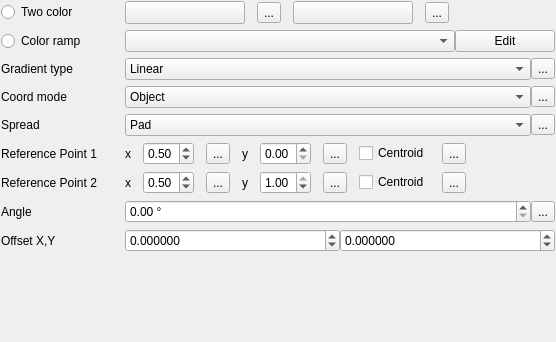
<?xml version="1.0" encoding="UTF-8"?>
<ui version="4.0">
 <class>WidgetGradientFill</class>
 <widget class="QWidget" name="WidgetGradientFill">
  <property name="geometry">
   <rect>
    <x>0</x>
    <y>0</y>
    <width>556</width>
    <height>342</height>
   </rect>
  </property>
  <property name="windowTitle">
   <string>Form</string>
  </property>
  <layout class="QGridLayout" name="gridLayout">
   <property name="horizontalSpacing">
    <number>28</number>
   </property>
   <property name="margin">
    <number>1</number>
   </property>
   <item row="4" column="1">
    <layout class="QHBoxLayout" name="horizontalLayout_5">
     <item>
      <widget class="QComboBox" name="cboGradientSpread">
       <item>
        <property name="text">
         <string>Pad</string>
        </property>
       </item>
       <item>
        <property name="text">
         <string>Repeat</string>
        </property>
       </item>
       <item>
        <property name="text">
         <string>Reflect</string>
        </property>
       </item>
      </widget>
     </item>
     <item>
      <widget class="QgsDataDefinedButton" name="mSpreadDDBtn">
       <property name="text">
        <string>...</string>
       </property>
      </widget>
     </item>
    </layout>
   </item>
   <item row="2" column="1">
    <layout class="QHBoxLayout" name="horizontalLayout_4">
     <item>
      <widget class="QComboBox" name="cboGradientType">
       <item>
        <property name="text">
         <string>Linear</string>
        </property>
       </item>
       <item>
        <property name="text">
         <string>Radial</string>
        </property>
       </item>
       <item>
        <property name="text">
         <string>Conical</string>
        </property>
       </item>
      </widget>
     </item>
     <item>
      <widget class="QgsDataDefinedButton" name="mGradientTypeDDBtn">
       <property name="text">
        <string>...</string>
       </property>
      </widget>
     </item>
    </layout>
   </item>
   <item row="5" column="1">
    <layout class="QHBoxLayout" name="horizontalLayout_6">
     <property name="spacing">
      <number>12</number>
     </property>
     <item>
      <widget class="QLabel" name="label_5">
       <property name="text">
        <string>x</string>
       </property>
      </widget>
     </item>
     <item>
      <widget class="QDoubleSpinBox" name="spinRefPoint1X">
       <property name="maximum">
        <double>1.000000000000000</double>
       </property>
       <property name="singleStep">
        <double>0.200000000000000</double>
       </property>
       <property name="value">
        <double>0.500000000000000</double>
       </property>
      </widget>
     </item>
     <item>
      <widget class="QgsDataDefinedButton" name="mRefPoint1XDDBtn">
       <property name="text">
        <string>...</string>
       </property>
      </widget>
     </item>
     <item>
      <widget class="QLabel" name="label_7">
       <property name="text">
        <string>y</string>
       </property>
      </widget>
     </item>
     <item>
      <widget class="QDoubleSpinBox" name="spinRefPoint1Y">
       <property name="maximum">
        <double>1.000000000000000</double>
       </property>
       <property name="singleStep">
        <double>0.200000000000000</double>
       </property>
      </widget>
     </item>
     <item>
      <widget class="QgsDataDefinedButton" name="mRefPoint1YDDBtn">
       <property name="text">
        <string>...</string>
       </property>
      </widget>
     </item>
     <item>
      <widget class="QCheckBox" name="checkRefPoint1Centroid">
       <property name="text">
        <string>Centroid</string>
       </property>
      </widget>
     </item>
     <item>
      <widget class="QgsDataDefinedButton" name="mRefPoint1CentroidDDBtn">
       <property name="text">
        <string>...</string>
       </property>
      </widget>
     </item>
     <item>
      <spacer name="horizontalSpacer_2">
       <property name="orientation">
        <enum>Qt::Horizontal</enum>
       </property>
       <property name="sizeHint" stdset="0">
        <size>
         <width>40</width>
         <height>20</height>
        </size>
       </property>
      </spacer>
     </item>
    </layout>
   </item>
   <item row="10" column="0">
    <spacer name="verticalSpacer">
     <property name="orientation">
      <enum>Qt::Vertical</enum>
     </property>
     <property name="sizeHint" stdset="0">
      <size>
       <width>20</width>
       <height>40</height>
      </size>
     </property>
    </spacer>
   </item>
   <item row="9" column="0">
    <widget class="QLabel" name="label_6">
     <property name="text">
      <string>Offset X,Y</string>
     </property>
    </widget>
   </item>
   <item row="9" column="1">
    <layout class="QHBoxLayout" name="horizontalLayout">
     <item>
      <widget class="QgsDoubleSpinBox" name="spinOffsetX">
       <property name="sizePolicy">
        <sizepolicy hsizetype="Minimum" vsizetype="Fixed">
         <horstretch>1</horstretch>
         <verstretch>0</verstretch>
        </sizepolicy>
       </property>
       <property name="decimals">
        <number>6</number>
       </property>
       <property name="minimum">
        <double>-999.000000000000000</double>
       </property>
       <property name="maximum">
        <double>999.000000000000000</double>
       </property>
       <property name="singleStep">
        <double>0.200000000000000</double>
       </property>
      </widget>
     </item>
     <item>
      <widget class="QgsDoubleSpinBox" name="spinOffsetY">
       <property name="sizePolicy">
        <sizepolicy hsizetype="Minimum" vsizetype="Fixed">
         <horstretch>1</horstretch>
         <verstretch>0</verstretch>
        </sizepolicy>
       </property>
       <property name="decimals">
        <number>6</number>
       </property>
       <property name="minimum">
        <double>-999.000000000000000</double>
       </property>
       <property name="maximum">
        <double>999.000000000000000</double>
       </property>
       <property name="singleStep">
        <double>0.200000000000000</double>
       </property>
      </widget>
     </item>
     <item>
      <widget class="QgsUnitSelectionWidget" name="mOffsetUnitWidget" native="true">
       <property name="minimumSize">
        <size>
         <width>0</width>
         <height>0</height>
        </size>
       </property>
      </widget>
     </item>
    </layout>
   </item>
   <item row="3" column="0">
    <widget class="QLabel" name="label_3">
     <property name="text">
      <string>Coord mode</string>
     </property>
    </widget>
   </item>
   <item row="0" column="1">
    <layout class="QHBoxLayout" name="horizontalLayout_2">
     <property name="spacing">
      <number>12</number>
     </property>
     <item>
      <widget class="QgsColorButtonV2" name="btnChangeColor">
       <property name="minimumSize">
        <size>
         <width>120</width>
         <height>0</height>
        </size>
       </property>
       <property name="maximumSize">
        <size>
         <width>120</width>
         <height>16777215</height>
        </size>
       </property>
       <property name="text">
        <string/>
       </property>
      </widget>
     </item>
     <item>
      <widget class="QgsDataDefinedButton" name="mStartColorDDBtn">
       <property name="text">
        <string>...</string>
       </property>
      </widget>
     </item>
     <item>
      <widget class="QgsColorButtonV2" name="btnChangeColor2">
       <property name="minimumSize">
        <size>
         <width>120</width>
         <height>0</height>
        </size>
       </property>
       <property name="maximumSize">
        <size>
         <width>120</width>
         <height>16777215</height>
        </size>
       </property>
       <property name="text">
        <string/>
       </property>
      </widget>
     </item>
     <item>
      <widget class="QgsDataDefinedButton" name="mEndColorDDBtn">
       <property name="text">
        <string>...</string>
       </property>
      </widget>
     </item>
     <item>
      <spacer name="horizontalSpacer">
       <property name="orientation">
        <enum>Qt::Horizontal</enum>
       </property>
       <property name="sizeHint" stdset="0">
        <size>
         <width>40</width>
         <height>20</height>
        </size>
       </property>
      </spacer>
     </item>
    </layout>
   </item>
   <item row="1" column="0">
    <widget class="QRadioButton" name="radioColorRamp">
     <property name="text">
      <string>Color ramp</string>
     </property>
    </widget>
   </item>
   <item row="1" column="1">
    <layout class="QHBoxLayout" name="horizontalLayout_8">
     <item>
      <widget class="QgsColorRampComboBox" name="cboGradientColorRamp"/>
     </item>
     <item>
      <widget class="QPushButton" name="mButtonEditRamp">
       <property name="maximumSize">
        <size>
         <width>100</width>
         <height>16777215</height>
        </size>
       </property>
       <property name="text">
        <string>Edit</string>
       </property>
      </widget>
     </item>
    </layout>
   </item>
   <item row="6" column="1">
    <layout class="QHBoxLayout" name="horizontalLayout_7">
     <property name="spacing">
      <number>12</number>
     </property>
     <item>
      <widget class="QLabel" name="label_9">
       <property name="text">
        <string>x</string>
       </property>
      </widget>
     </item>
     <item>
      <widget class="QDoubleSpinBox" name="spinRefPoint2X">
       <property name="maximum">
        <double>1.000000000000000</double>
       </property>
       <property name="singleStep">
        <double>0.200000000000000</double>
       </property>
       <property name="value">
        <double>0.500000000000000</double>
       </property>
      </widget>
     </item>
     <item>
      <widget class="QgsDataDefinedButton" name="mRefPoint2XDDBtn">
       <property name="text">
        <string>...</string>
       </property>
      </widget>
     </item>
     <item>
      <widget class="QLabel" name="label_10">
       <property name="text">
        <string>y</string>
       </property>
      </widget>
     </item>
     <item>
      <widget class="QDoubleSpinBox" name="spinRefPoint2Y">
       <property name="maximum">
        <double>1.000000000000000</double>
       </property>
       <property name="singleStep">
        <double>0.200000000000000</double>
       </property>
       <property name="value">
        <double>1.000000000000000</double>
       </property>
      </widget>
     </item>
     <item>
      <widget class="QgsDataDefinedButton" name="mRefPoint2YDDBtn">
       <property name="text">
        <string>...</string>
       </property>
      </widget>
     </item>
     <item>
      <widget class="QCheckBox" name="checkRefPoint2Centroid">
       <property name="text">
        <string>Centroid</string>
       </property>
      </widget>
     </item>
     <item>
      <widget class="QgsDataDefinedButton" name="mRefPoint2CentroidDDBtn">
       <property name="text">
        <string>...</string>
       </property>
      </widget>
     </item>
     <item>
      <spacer name="horizontalSpacer_3">
       <property name="orientation">
        <enum>Qt::Horizontal</enum>
       </property>
       <property name="sizeHint" stdset="0">
        <size>
         <width>40</width>
         <height>20</height>
        </size>
       </property>
      </spacer>
     </item>
    </layout>
   </item>
   <item row="5" column="0">
    <widget class="QLabel" name="label">
     <property name="text">
      <string>Reference Point 1</string>
     </property>
    </widget>
   </item>
   <item row="3" column="1">
    <layout class="QHBoxLayout" name="horizontalLayout_3">
     <item>
      <widget class="QComboBox" name="cboCoordinateMode">
       <item>
        <property name="text">
         <string>Object</string>
        </property>
       </item>
       <item>
        <property name="text">
         <string>Viewport</string>
        </property>
       </item>
      </widget>
     </item>
     <item>
      <widget class="QgsDataDefinedButton" name="mCoordinateModeDDBtn">
       <property name="text">
        <string>...</string>
       </property>
      </widget>
     </item>
    </layout>
   </item>
   <item row="2" column="0">
    <widget class="QLabel" name="label_2">
     <property name="text">
      <string>Gradient type</string>
     </property>
    </widget>
   </item>
   <item row="6" column="0">
    <widget class="QLabel" name="label_8">
     <property name="text">
      <string>Reference Point 2</string>
     </property>
    </widget>
   </item>
   <item row="0" column="0">
    <widget class="QRadioButton" name="radioTwoColor">
     <property name="text">
      <string>Two color</string>
     </property>
    </widget>
   </item>
   <item row="4" column="0">
    <widget class="QLabel" name="label_4">
     <property name="text">
      <string>Spread</string>
     </property>
    </widget>
   </item>
   <item row="7" column="1">
    <layout class="QHBoxLayout" name="horizontalLayout_9">
     <item>
      <widget class="QgsDoubleSpinBox" name="mSpinAngle">
       <property name="suffix">
        <string> °</string>
       </property>
       <property name="maximum">
        <double>360.000000000000000</double>
       </property>
       <property name="singleStep">
        <double>0.500000000000000</double>
       </property>
      </widget>
     </item>
     <item>
      <widget class="QgsDataDefinedButton" name="mAngleDDBtn">
       <property name="text">
        <string>...</string>
       </property>
      </widget>
     </item>
    </layout>
   </item>
   <item row="7" column="0">
    <widget class="QLabel" name="label_11">
     <property name="text">
      <string>Angle</string>
     </property>
    </widget>
   </item>
  </layout>
 </widget>
 <customwidgets>
  <customwidget>
   <class>QgsColorButtonV2</class>
   <extends>QToolButton</extends>
   <header>qgscolorbuttonv2.h</header>
   <container>1</container>
  </customwidget>
  <customwidget>
   <class>QgsDoubleSpinBox</class>
   <extends>QDoubleSpinBox</extends>
   <header>qgsdoublespinbox.h</header>
  </customwidget>
  <customwidget>
   <class>QgsUnitSelectionWidget</class>
   <extends>QWidget</extends>
   <header>qgsunitselectionwidget.h</header>
   <container>1</container>
  </customwidget>
  <customwidget>
   <class>QgsDataDefinedButton</class>
   <extends>QToolButton</extends>
   <header>qgsdatadefinedbutton.h</header>
  </customwidget>
  <customwidget>
   <class>QgsColorRampComboBox</class>
   <extends>QComboBox</extends>
   <header>qgscolorrampcombobox.h</header>
  </customwidget>
 </customwidgets>
 <tabstops>
  <tabstop>radioTwoColor</tabstop>
  <tabstop>btnChangeColor</tabstop>
  <tabstop>mStartColorDDBtn</tabstop>
  <tabstop>btnChangeColor2</tabstop>
  <tabstop>mEndColorDDBtn</tabstop>
  <tabstop>radioColorRamp</tabstop>
  <tabstop>cboGradientColorRamp</tabstop>
  <tabstop>mButtonEditRamp</tabstop>
  <tabstop>cboGradientType</tabstop>
  <tabstop>mGradientTypeDDBtn</tabstop>
  <tabstop>cboCoordinateMode</tabstop>
  <tabstop>mCoordinateModeDDBtn</tabstop>
  <tabstop>cboGradientSpread</tabstop>
  <tabstop>mSpreadDDBtn</tabstop>
  <tabstop>spinRefPoint1X</tabstop>
  <tabstop>mRefPoint1XDDBtn</tabstop>
  <tabstop>spinRefPoint1Y</tabstop>
  <tabstop>mRefPoint1YDDBtn</tabstop>
  <tabstop>checkRefPoint1Centroid</tabstop>
  <tabstop>mRefPoint1CentroidDDBtn</tabstop>
  <tabstop>spinRefPoint2X</tabstop>
  <tabstop>mRefPoint2XDDBtn</tabstop>
  <tabstop>spinRefPoint2Y</tabstop>
  <tabstop>mRefPoint2YDDBtn</tabstop>
  <tabstop>checkRefPoint2Centroid</tabstop>
  <tabstop>mRefPoint2CentroidDDBtn</tabstop>
  <tabstop>mSpinAngle</tabstop>
  <tabstop>mAngleDDBtn</tabstop>
  <tabstop>spinOffsetX</tabstop>
  <tabstop>spinOffsetY</tabstop>
 </tabstops>
 <resources/>
 <connections>
  <connection>
   <sender>radioTwoColor</sender>
   <signal>toggled(bool)</signal>
   <receiver>btnChangeColor</receiver>
   <slot>setEnabled(bool)</slot>
   <hints>
    <hint type="sourcelabel">
     <x>55</x>
     <y>22</y>
    </hint>
    <hint type="destinationlabel">
     <x>192</x>
     <y>23</y>
    </hint>
   </hints>
  </connection>
  <connection>
   <sender>radioTwoColor</sender>
   <signal>toggled(bool)</signal>
   <receiver>btnChangeColor2</receiver>
   <slot>setEnabled(bool)</slot>
   <hints>
    <hint type="sourcelabel">
     <x>55</x>
     <y>22</y>
    </hint>
    <hint type="destinationlabel">
     <x>298</x>
     <y>23</y>
    </hint>
   </hints>
  </connection>
  <connection>
   <sender>radioColorRamp</sender>
   <signal>toggled(bool)</signal>
   <receiver>cboGradientColorRamp</receiver>
   <slot>setEnabled(bool)</slot>
   <hints>
    <hint type="sourcelabel">
     <x>55</x>
     <y>56</y>
    </hint>
    <hint type="destinationlabel">
     <x>255</x>
     <y>57</y>
    </hint>
   </hints>
  </connection>
  <connection>
   <sender>checkRefPoint1Centroid</sender>
   <signal>toggled(bool)</signal>
   <receiver>spinRefPoint1X</receiver>
   <slot>setDisabled(bool)</slot>
   <hints>
    <hint type="sourcelabel">
     <x>400</x>
     <y>187</y>
    </hint>
    <hint type="destinationlabel">
     <x>204</x>
     <y>188</y>
    </hint>
   </hints>
  </connection>
  <connection>
   <sender>checkRefPoint1Centroid</sender>
   <signal>toggled(bool)</signal>
   <receiver>spinRefPoint1Y</receiver>
   <slot>setDisabled(bool)</slot>
   <hints>
    <hint type="sourcelabel">
     <x>400</x>
     <y>187</y>
    </hint>
    <hint type="destinationlabel">
     <x>293</x>
     <y>188</y>
    </hint>
   </hints>
  </connection>
  <connection>
   <sender>checkRefPoint2Centroid</sender>
   <signal>toggled(bool)</signal>
   <receiver>spinRefPoint2X</receiver>
   <slot>setDisabled(bool)</slot>
   <hints>
    <hint type="sourcelabel">
     <x>400</x>
     <y>228</y>
    </hint>
    <hint type="destinationlabel">
     <x>204</x>
     <y>229</y>
    </hint>
   </hints>
  </connection>
  <connection>
   <sender>checkRefPoint2Centroid</sender>
   <signal>toggled(bool)</signal>
   <receiver>spinRefPoint2Y</receiver>
   <slot>setDisabled(bool)</slot>
   <hints>
    <hint type="sourcelabel">
     <x>400</x>
     <y>228</y>
    </hint>
    <hint type="destinationlabel">
     <x>293</x>
     <y>229</y>
    </hint>
   </hints>
  </connection>
 </connections>
</ui>
